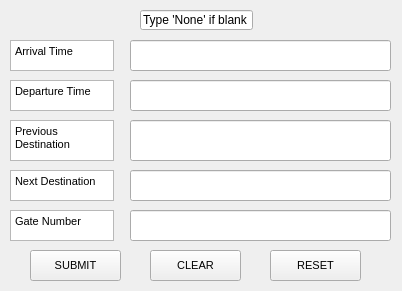
<?xml version="1.0" encoding="UTF-8"?>
<ui version="4.0">
 <class>Form</class>
 <widget class="QWidget" name="Form">
  <property name="geometry">
   <rect>
    <x>0</x>
    <y>0</y>
    <width>402</width>
    <height>291</height>
   </rect>
  </property>
  <property name="windowTitle">
   <string>Filter Flights</string>
  </property>
  <widget class="QPlainTextEdit" name="plainTextEdit_2">
   <property name="geometry">
    <rect>
     <x>10</x>
     <y>80</y>
     <width>104</width>
     <height>31</height>
    </rect>
   </property>
   <property name="font">
    <font>
     <pointsize>8</pointsize>
    </font>
   </property>
   <property name="plainText">
    <string>Departure Time</string>
   </property>
  </widget>
  <widget class="QPushButton" name="clearbutton">
   <property name="geometry">
    <rect>
     <x>150</x>
     <y>250</y>
     <width>91</width>
     <height>31</height>
    </rect>
   </property>
   <property name="font">
    <font>
     <pointsize>8</pointsize>
    </font>
   </property>
   <property name="text">
    <string>CLEAR</string>
   </property>
  </widget>
  <widget class="QPlainTextEdit" name="plainTextEdit_7">
   <property name="geometry">
    <rect>
     <x>10</x>
     <y>210</y>
     <width>104</width>
     <height>31</height>
    </rect>
   </property>
   <property name="font">
    <font>
     <pointsize>8</pointsize>
    </font>
   </property>
   <property name="plainText">
    <string>Gate Number</string>
   </property>
  </widget>
  <widget class="QLineEdit" name="arrivaltime_input">
   <property name="geometry">
    <rect>
     <x>130</x>
     <y>40</y>
     <width>261</width>
     <height>31</height>
    </rect>
   </property>
   <property name="font">
    <font>
     <pointsize>8</pointsize>
    </font>
   </property>
  </widget>
  <widget class="QLineEdit" name="gatenum_input">
   <property name="geometry">
    <rect>
     <x>130</x>
     <y>210</y>
     <width>261</width>
     <height>31</height>
    </rect>
   </property>
   <property name="font">
    <font>
     <pointsize>8</pointsize>
    </font>
   </property>
  </widget>
  <widget class="QLineEdit" name="departuretime_input">
   <property name="geometry">
    <rect>
     <x>130</x>
     <y>80</y>
     <width>261</width>
     <height>31</height>
    </rect>
   </property>
   <property name="font">
    <font>
     <pointsize>8</pointsize>
    </font>
   </property>
  </widget>
  <widget class="QLineEdit" name="nextdest_input">
   <property name="geometry">
    <rect>
     <x>130</x>
     <y>170</y>
     <width>261</width>
     <height>31</height>
    </rect>
   </property>
   <property name="font">
    <font>
     <pointsize>8</pointsize>
    </font>
   </property>
  </widget>
  <widget class="QLineEdit" name="prevdest_input">
   <property name="geometry">
    <rect>
     <x>130</x>
     <y>120</y>
     <width>261</width>
     <height>41</height>
    </rect>
   </property>
   <property name="font">
    <font>
     <pointsize>8</pointsize>
    </font>
   </property>
  </widget>
  <widget class="QPushButton" name="submitbutton">
   <property name="geometry">
    <rect>
     <x>30</x>
     <y>250</y>
     <width>91</width>
     <height>31</height>
    </rect>
   </property>
   <property name="font">
    <font>
     <pointsize>8</pointsize>
    </font>
   </property>
   <property name="text">
    <string>SUBMIT</string>
   </property>
  </widget>
  <widget class="QPlainTextEdit" name="plainTextEdit_4">
   <property name="geometry">
    <rect>
     <x>10</x>
     <y>170</y>
     <width>104</width>
     <height>31</height>
    </rect>
   </property>
   <property name="font">
    <font>
     <pointsize>8</pointsize>
    </font>
   </property>
   <property name="plainText">
    <string>Next Destination</string>
   </property>
  </widget>
  <widget class="QPlainTextEdit" name="arrival_time">
   <property name="geometry">
    <rect>
     <x>10</x>
     <y>40</y>
     <width>104</width>
     <height>31</height>
    </rect>
   </property>
   <property name="font">
    <font>
     <pointsize>8</pointsize>
    </font>
   </property>
   <property name="plainText">
    <string>Arrival Time</string>
   </property>
  </widget>
  <widget class="QPlainTextEdit" name="plainTextEdit_3">
   <property name="geometry">
    <rect>
     <x>10</x>
     <y>120</y>
     <width>104</width>
     <height>41</height>
    </rect>
   </property>
   <property name="font">
    <font>
     <pointsize>8</pointsize>
    </font>
   </property>
   <property name="plainText">
    <string>Previous Destination</string>
   </property>
  </widget>
  <widget class="QLineEdit" name="lineEdit">
   <property name="geometry">
    <rect>
     <x>140</x>
     <y>10</y>
     <width>113</width>
     <height>20</height>
    </rect>
   </property>
   <property name="text">
    <string>Type 'None' if blank</string>
   </property>
  </widget>
  <widget class="QPushButton" name="resetbutton">
   <property name="geometry">
    <rect>
     <x>270</x>
     <y>250</y>
     <width>91</width>
     <height>31</height>
    </rect>
   </property>
   <property name="font">
    <font>
     <pointsize>8</pointsize>
    </font>
   </property>
   <property name="text">
    <string>RESET</string>
   </property>
  </widget>
 </widget>
 <resources/>
 <connections/>
</ui>
